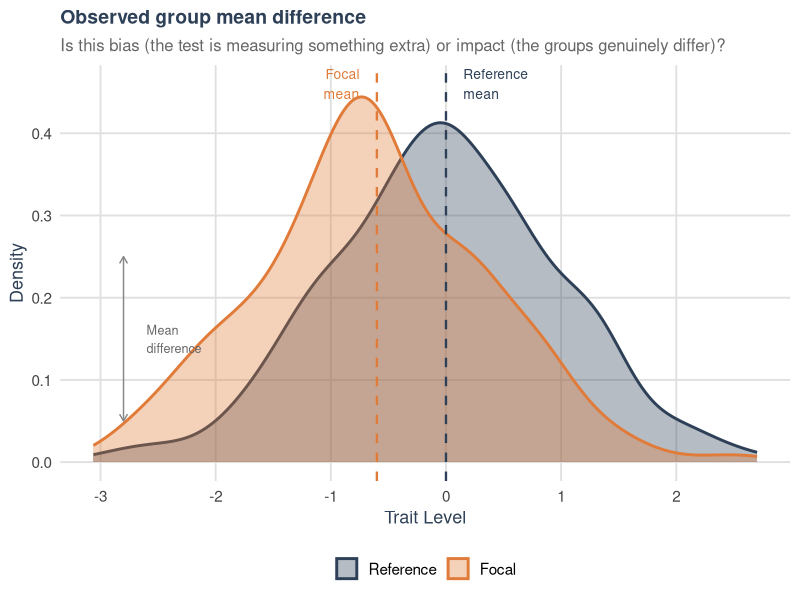
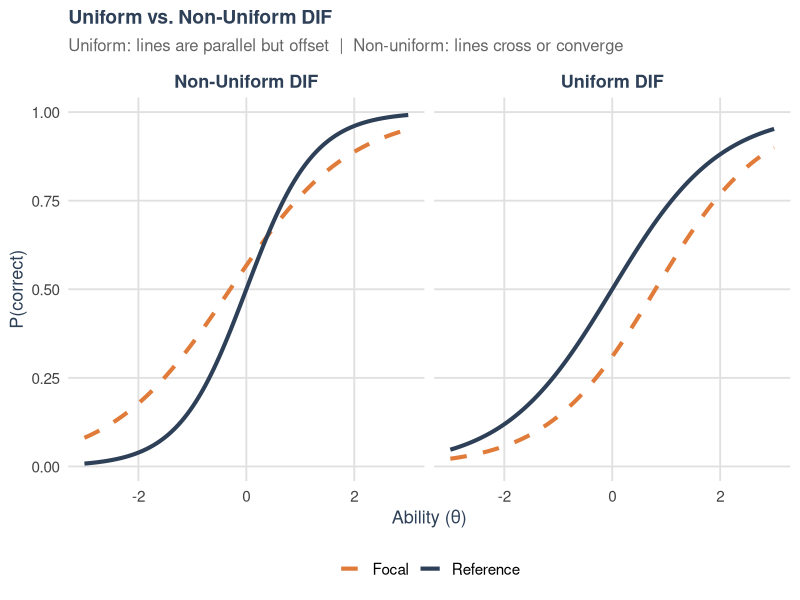
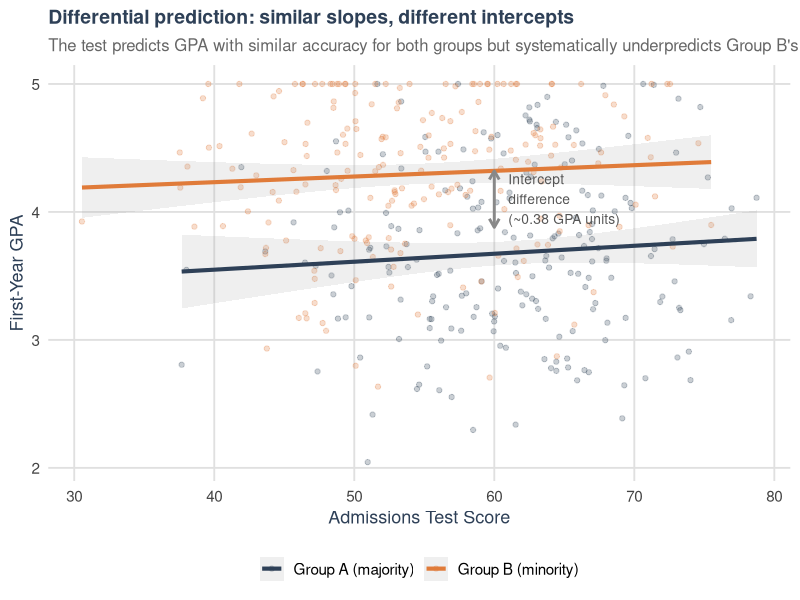

These charts were generated, in order, by the following R code:
## ---- chunk 1
library(ggplot2)
library(dplyr)
library(tidyr)
library(knitr)
library(kableExtra)

# Common theme for all ggplots
theme_week11 <- function() {
  theme_minimal(base_size = 14) +
    theme(
      plot.background  = element_rect(fill = "transparent", color = NA),
      panel.background = element_rect(fill = "transparent", color = NA),
      panel.grid.minor = element_blank(),
      panel.grid.major = element_line(color = "#e0e0e0"),
      axis.title       = element_text(color = "#2E4057", size = 13),
      axis.text        = element_text(color = "#444444", size = 11),
      plot.title       = element_text(color = "#2E4057", size = 14, face = "bold"),
      plot.subtitle    = element_text(color = "#666666", size = 12),
      legend.background = element_rect(fill = "transparent", color = NA),
      legend.text      = element_text(size = 11)
    )
}

pal_ref  <- "#2E4057"   # dark blue  — reference group
pal_foc  <- "#E07B39"   # orange     — focal group
pal_acc  <- "#3A7D44"   # green      — accents
pal_lt   <- "#F5F5F5"   # light grey — backgrounds
## ---- chunk 2
bias_df <- tibble::tribble(
  ~Source,           ~`What it means`,                                              ~`How it is detected`,
  "Sampling",        "Norm sample is not representative of the target population",   "Review norm sample demographics",
  "Construct",       "The construct is defined or expressed differently across groups", "Multi-group CFA, expert review, focus groups",
  "Item",            "Individual items function differently for different groups",    "DIF analyses (MH, logistic regression)",
  "Test-taking",     "Construct-irrelevant person factors affect performance",        "Group comparisons, response time, interviews",
  "Predictive",      "The test predicts outcomes with different accuracy by group",   "Differential prediction, separate regression by group"
)

kable(bias_df, format = "html", escape = FALSE) |>
  kable_styling(
    bootstrap_options = c("striped", "hover"),
    full_width = TRUE,
    font_size = 13
  ) |>
  row_spec(0, bold = TRUE, background = "#2E4057", color = "white") |>
  column_spec(1, bold = TRUE, width = "14em") |>
  column_spec(2, width = "26em") |>
  column_spec(3, width = "22em")
## ---- chunk 3
set.seed(42)
n <- 300

# Two groups with different means on the trait
df_plot <- bind_rows(
  tibble(theta = rnorm(n, mean = 0.0, sd = 1), group = "Reference"),
  tibble(theta = rnorm(n, mean = -0.6, sd = 1), group = "Focal")
) |>
  mutate(group = factor(group, levels = c("Reference", "Focal")))

ggplot(df_plot, aes(x = theta, fill = group, color = group)) +
  geom_density(alpha = 0.35, linewidth = 1) +
  geom_vline(xintercept = 0,    color = pal_ref, linetype = "dashed", linewidth = 0.8) +
  geom_vline(xintercept = -0.6, color = pal_foc, linetype = "dashed", linewidth = 0.8) +
  scale_fill_manual(values  = c("Reference" = pal_ref, "Focal" = pal_foc)) +
  scale_color_manual(values = c("Reference" = pal_ref, "Focal" = pal_foc)) +
  annotate("text", x = 0.15,  y = 0.46, label = "Reference\nmean", color = pal_ref, size = 3.5, hjust = 0) +
  annotate("text", x = -0.75, y = 0.46, label = "Focal\nmean",      color = pal_foc, size = 3.5, hjust = 1) +
  annotate("segment", x = -2.8, xend = -2.8, y = 0.05, yend = 0.25,
           arrow = arrow(length = unit(0.2, "cm"), ends = "both"), color = "#888888") +
  annotate("text", x = -2.6, y = 0.15, label = "Mean\ndifference", color = "#666666", size = 3.2, hjust = 0) +
  labs(
    x = "Trait Level", y = "Density",
    title = "Observed group mean difference",
    subtitle = "Is this bias (the test is measuring something extra) or impact (the groups genuinely differ)?"
  ) +
  theme_week11() +
  theme(legend.title = element_blank(), legend.position = "bottom")
## ---- chunk 4
theta_seq <- seq(-3, 3, by = 0.05)

# ── Uniform DIF ────────────────────────────────────────────────────────────────
# Reference: b = 0; Focal: b = 0.8 (harder for focal at all levels)
p_ref_u <- 1 / (1 + exp(-(theta_seq - 0.0)))
p_foc_u <- 1 / (1 + exp(-(theta_seq - 0.8)))

# ── Non-Uniform DIF ────────────────────────────────────────────────────────────
# Reference: standard logistic; Focal: shallower slope, crossing at theta ~ 0
p_ref_n <- 1 / (1 + exp(-1.6 * (theta_seq - 0.0)))
p_foc_n <- 1 / (1 + exp(-0.9 * (theta_seq + 0.3)))

df_dif <- bind_rows(
  tibble(theta = theta_seq, p = p_ref_u, group = "Reference", type = "Uniform DIF"),
  tibble(theta = theta_seq, p = p_foc_u, group = "Focal",     type = "Uniform DIF"),
  tibble(theta = theta_seq, p = p_ref_n, group = "Reference", type = "Non-Uniform DIF"),
  tibble(theta = theta_seq, p = p_foc_n, group = "Focal",     type = "Non-Uniform DIF")
)

ggplot(df_dif, aes(x = theta, y = p, color = group, linetype = group)) +
  geom_line(linewidth = 1.4) +
  facet_wrap(~type) +
  scale_color_manual(values = c("Reference" = pal_ref, "Focal" = pal_foc)) +
  scale_linetype_manual(values = c("Reference" = "solid", "Focal" = "dashed")) +
  labs(
    x = "Ability (θ)", y = "P(correct)",
    title = "Uniform vs. Non-Uniform DIF",
    subtitle = "Uniform: lines are parallel but offset  |  Non-uniform: lines cross or converge"
  ) +
  theme_week11() +
  theme(
    legend.title    = element_blank(),
    legend.position = "bottom",
    strip.text      = element_text(size = 13, face = "bold", color = "#2E4057")
  )
## ---- chunk 5
mh_ex <- tibble::tribble(
  ~Group,       ~`Correct`,  ~`Incorrect`, ~`P(correct)`,
  "Reference",  "28",        "12",          ".70",
  "Focal",      "16",        "14",          ".53"
)
kable(mh_ex, format = "html", align = "lccc") |>
  kable_styling(bootstrap_options = "bordered", full_width = FALSE, font_size = 14) |>
  row_spec(0, bold = TRUE, background = "#2E4057", color = "white")
## ---- chunk 6
ets_df <- tibble::tribble(
  ~Class, ~Criteria,                                          ~`What it means`,              ~`Action`,
  "A",    "|Δ| < 1.0,  OR  not statistically significant",   "Negligible DIF",               "No action required",
  "B",    "|Δ| ≥ 1.0 and significant, but |Δ| < 1.5",       "Moderate DIF",                 "Expert review warranted",
  "C",    "|Δ| ≥ 1.5 and statistically significant",         "Large DIF",                    "Strong flag — review before retaining"
)

kable(ets_df, format = "html", escape = FALSE) |>
  kable_styling(bootstrap_options = c("striped", "hover"), full_width = TRUE, font_size = 13) |>
  row_spec(0, bold = TRUE, background = "#2E4057", color = "white") |>
  row_spec(1, background = "#E2EFDA") |>
  row_spec(2, background = "#FFF2CC") |>
  row_spec(3, background = "#FCE4D6") |>
  column_spec(1, bold = TRUE, width = "4em")
## ---- chunk 7
lr_df <- tibble::tribble(
  ~Model,    ~Predictors,                               ~`What it tests`,
  "Model 1", "Total score",                             "Baseline — ability predicts item response",
  "Model 2", "Total score + group",                     "Uniform DIF — does group predict response after controlling for ability?",
  "Model 3", "Total score + group + group × score",     "Non-uniform DIF — does the group effect vary by ability level?"
)
kable(lr_df, format = "html") |>
  kable_styling(bootstrap_options = c("striped", "hover"), full_width = TRUE, font_size = 13) |>
  row_spec(0, bold = TRUE, background = "#2E4057", color = "white") |>
  column_spec(1, bold = TRUE, width = "6em")
## ---- chunk 8
set.seed(99)
n_a <- 200; n_b <- 200

score_a <- rnorm(n_a, 62, 8)
score_b <- rnorm(n_b, 55, 8)

gpa_b <- 1.80 + 0.042 * score_a + rnorm(n_a, 0, 0.55)
gpa_a <- 1.42 + 0.041 * score_b + rnorm(n_b, 0, 0.57)

gpa_a <- pmax(0, pmin(5, gpa_a))
gpa_b <- pmax(0, pmin(5, gpa_b))

df_pred <- bind_rows(
  tibble(score = score_a, gpa = gpa_a, group = "Group A (majority)"),
  tibble(score = score_b, gpa = gpa_b, group = "Group B (minority)")
)

ggplot(df_pred, aes(x = score, y = gpa, color = group)) +
  geom_point(alpha = 0.25, size = 1.5) +
  geom_smooth(method = "lm", se = TRUE, linewidth = 1.4, alpha = 0.15) +
  scale_color_manual(values = c("Group A (majority)" = pal_ref, "Group B (minority)" = pal_foc)) +
  annotate("segment",
  x = 60, xend = 60, y = 1.42 + 0.041*60, yend = 1.80 + 0.042*60,
  arrow = arrow(length = unit(0.25, "cm"), ends = "both"), color = "#888888", linewidth = 1
) +
annotate("text", x = 61, y = (1.42 + 0.041*60 + 1.80 + 0.042*60)/2,
  label = "Intercept\ndifference\n(~0.38 GPA units)", color = "#555555", size = 3.5, hjust = 0
) +
  labs(
    x = "Admissions Test Score", y = "First-Year GPA",
    title = "Differential prediction: similar slopes, different intercepts",
    subtitle = "The test predicts GPA with similar accuracy for both groups but systematically underpredicts Group B's actual GPA"
  ) +
  theme_week11() +
  theme(legend.title = element_blank(), legend.position = "bottom")
## ---- chunk 9
fair_df <- tibble::tribble(
  ~`Evidence type`,        ~`What it addresses`,                          ~`Method`,
  "Item-level DIF",         "Individual items functioning differently",     "MH, logistic regression",
  "Construct equivalence",  "Same factor structure and loadings across groups", "Multi-group CFA, measurement invariance",
  "Predictive validity",    "Scores forecasting outcomes equally well",     "Differential prediction, regression by group",
  "Qualitative review",     "Sources of bias not visible in statistics",   "Cognitive interviews, expert panels, focus groups",
  "Norming adequacy",       "Norm sample representing the target population", "Demographic review of standardization sample"
)
kable(fair_df, format = "html") |>
  kable_styling(bootstrap_options = c("striped", "hover"), full_width = TRUE, font_size = 13) |>
  row_spec(0, bold = TRUE, background = "#2E4057", color = "white") |>
  column_spec(1, bold = TRUE)
